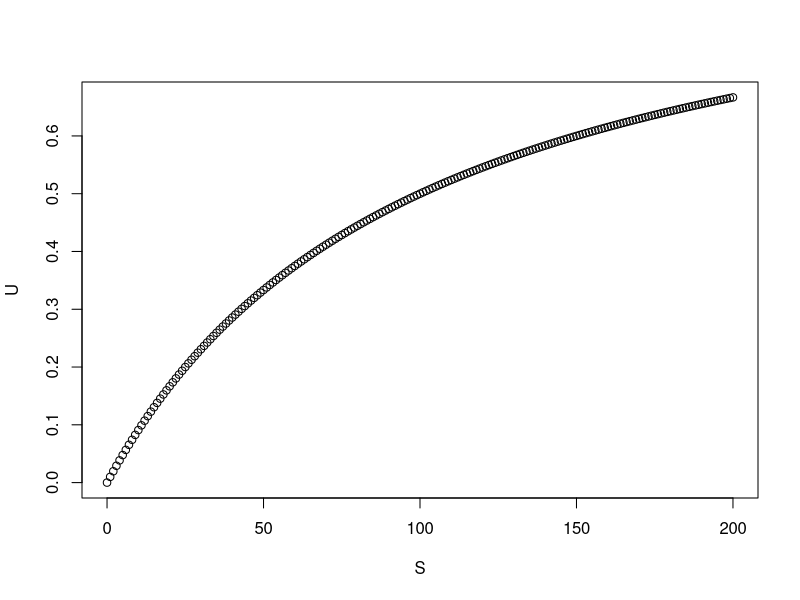

Here is the R script that generated this plot:
## ---- chunk 1
knitr::opts_chunk$set(echo = TRUE)
## ---- chunk 2
mm_function <- function(Um, Ks, S){
 U <- Um*S/(Ks+S)
 plot(S,U)
 }
S <- seq(from = 0, to = 200, by = 1)
mm_function(Um =1, Ks = 100, S = S)
  
